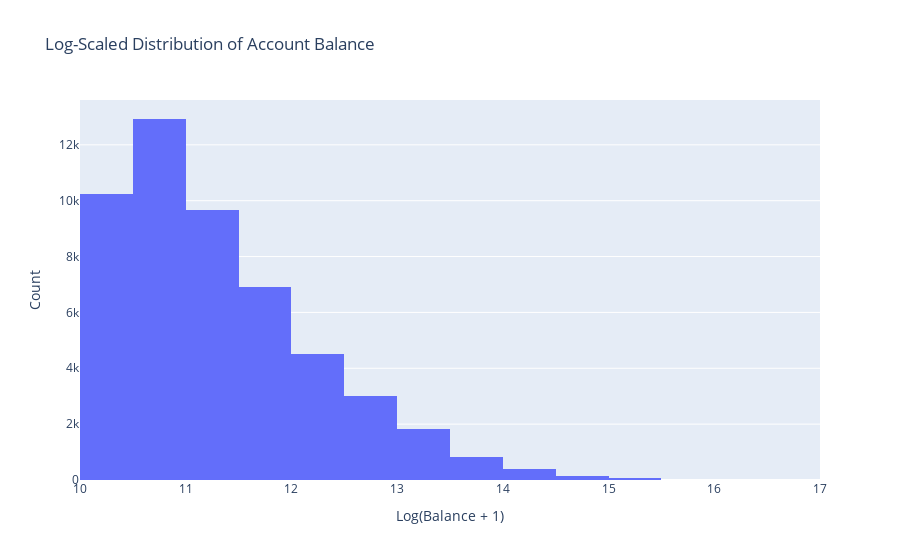

The cell this chart's notebook holds for it:
### Markdown cell above
The variable bal (account balance) is extremely skewed, meaning a small number of clients have very high balances while most have much lower ones. This distorts histograms and statistical models.

To fix this, we applied a logarithmic transformation using log1p (log(1 + x)), which compresses large values and reveals the distribution's true shape more clearly, making visualizations and insights more meaningful.

### Code cell
df_exp_demo.loc[:, 'log_bal'] = np.log1p(df_exp_demo['bal'])
fig_bal = px.histogram(df_exp_demo, x='log_bal', nbins=30, 
                       title='Log-Scaled Distribution of Account Balance')
fig_bal.update_layout(xaxis_title='Log(Balance + 1)', yaxis_title='Count')
fig_bal.show()

### Figure 1 — Plotly figure (JSON) as saved in the notebook; plotly's stock layout.template omitted (floating-point values rounded to 4 significant figures; data arrays with more than 128 entries replaced by an {"elided": "..."} marker saying what was removed)
{"data": [{"bingroup": "x", "hovertemplate": "log_bal=%{x}<br>count=%{y}<extra></extra>", "legendgroup": "", "marker": {"color": "#636efa", "pattern": {"shape": ""}}, "name": "", "nbinsx": 30, "orientation": "v", "showlegend": false, "type": "histogram", "x": {"elided": "50487 float values"}, "xaxis": "x", "yaxis": "y"}], "layout": {"barmode": "relative", "legend": {"tracegroupgap": 0}, "title": {"text": "Log-Scaled Distribution of Account Balance"}, "xaxis": {"anchor": "y", "domain": [0, 1], "title": {"text": "Log(Balance + 1)"}}, "yaxis": {"anchor": "x", "domain": [0, 1], "title": {"text": "Count"}}}}
